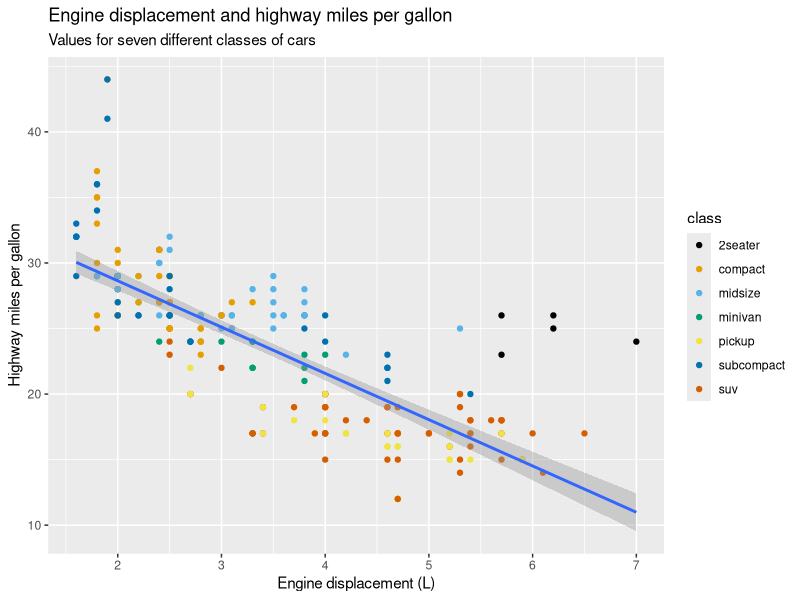
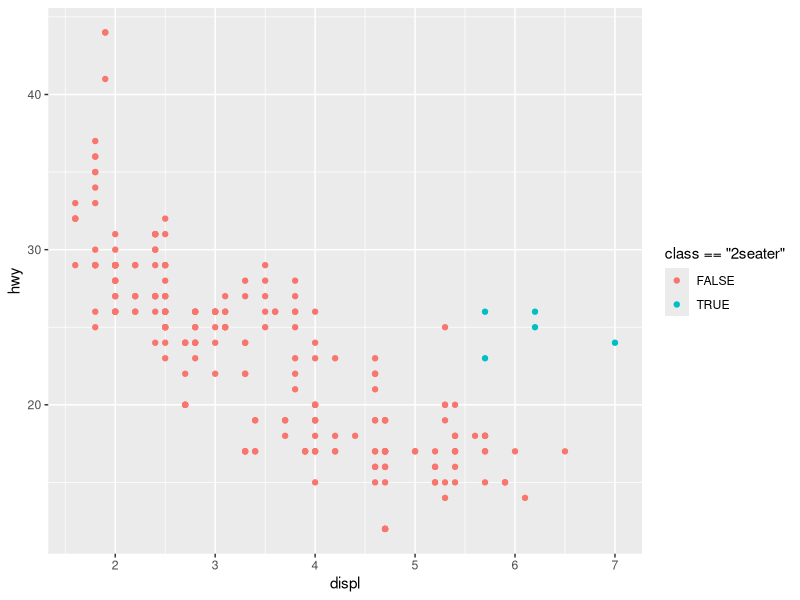
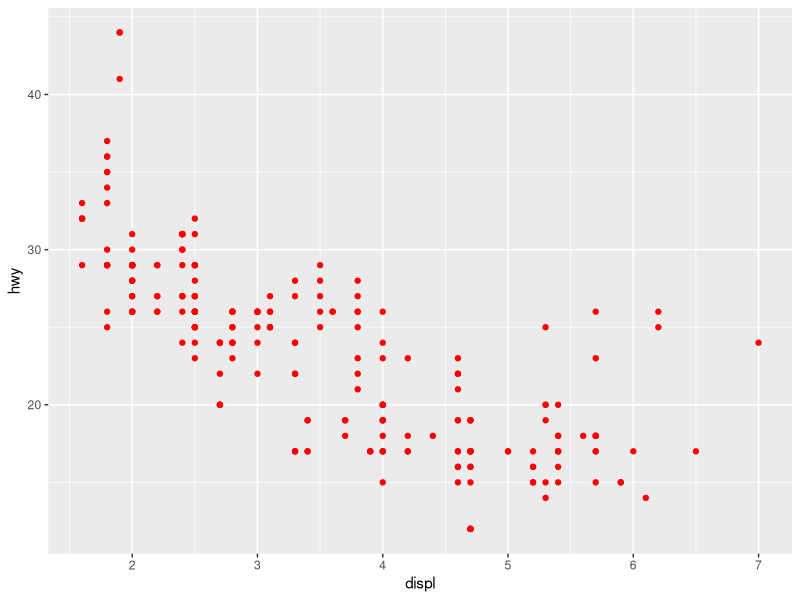
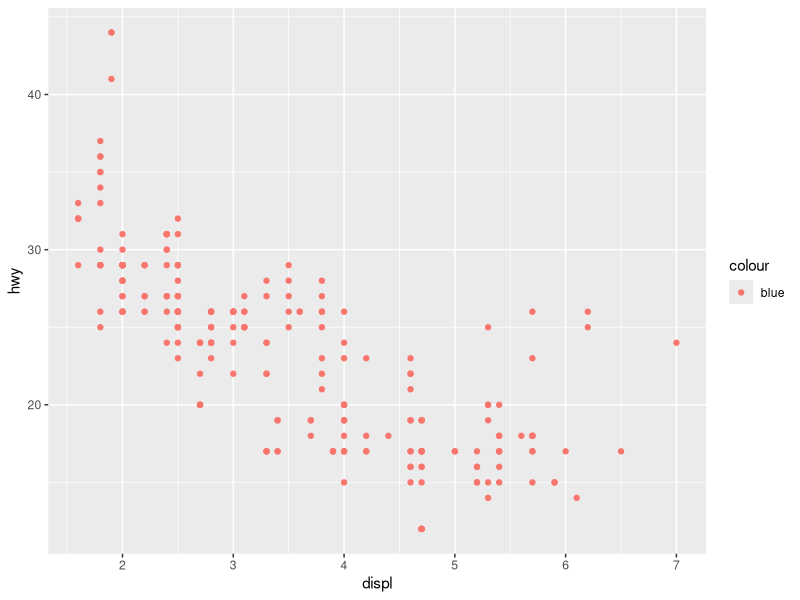
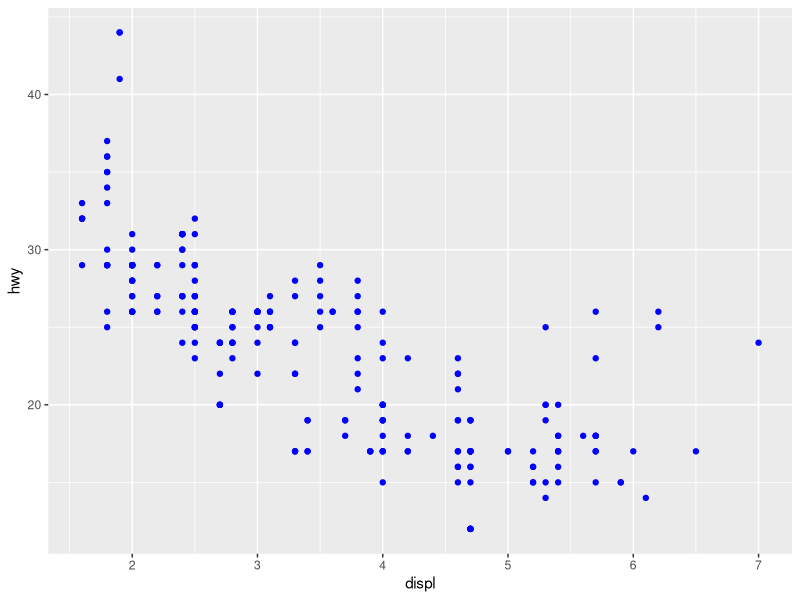
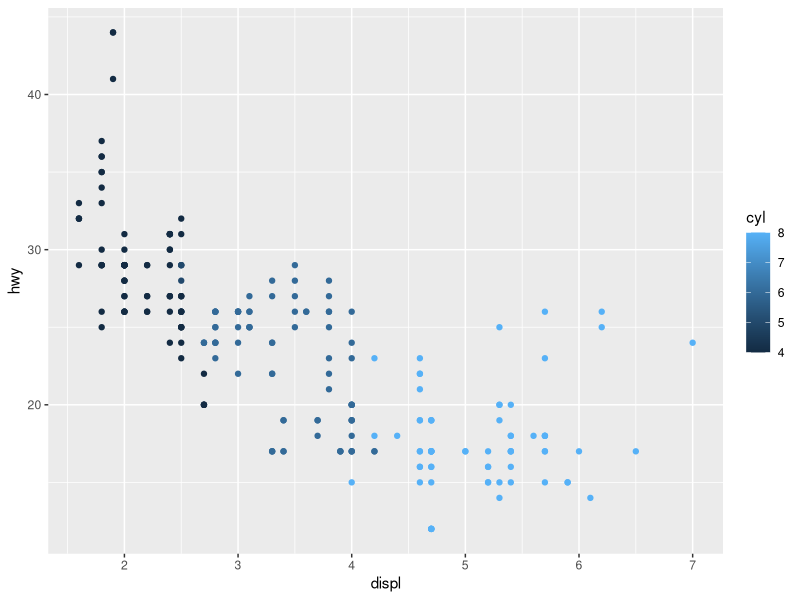
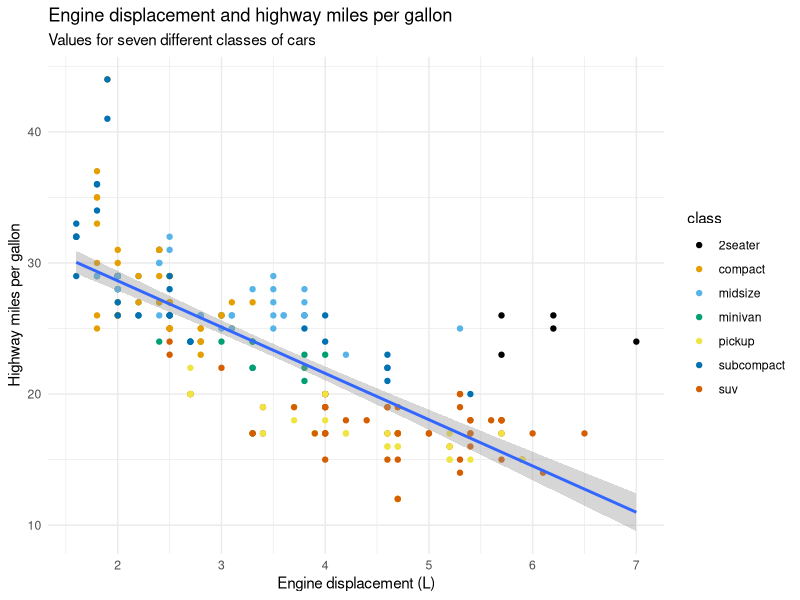
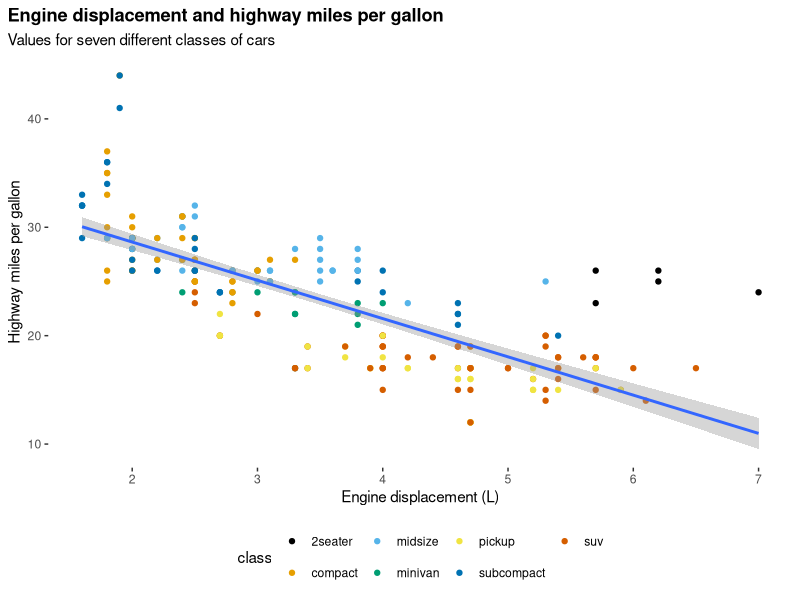

Reproduce these figures in R, in order.
## ---- chunk 1
#| echo: false

library(tidyverse)
library(ggthemes)
## ---- chunk 2
#| echo: false

ggplot(data = mpg, mapping = aes(x = displ, y = hwy)) + 
  geom_point(mapping = aes(colour = class)) + 
  geom_smooth(method = "lm") + 
  labs(
    title = "Engine displacement and highway miles per gallon",
    subtitle = "Values for seven different classes of cars",
    x = "Engine displacement (L)",
    y = "Highway miles per gallon"
  ) + 
  scale_color_colorblind()
## ---- chunk 3
#| code-line-numbers: "2"

ggplot(data = mpg) + 
  geom_point(mapping = aes(x = displ, y = hwy, color = class == "2seater"))
## ---- chunk 4
#| code-line-numbers: "2"

ggplot(data = mpg) + 
  geom_point(mapping = aes(x = displ, y = hwy), colour = "red")
## ---- chunk 5
ggplot(data = mpg) + 
  geom_point(mapping = aes(x = displ, y = hwy, color = "blue"))
## ---- chunk 6
ggplot(data = mpg) + 
  geom_point(mapping = aes(x = displ, y = hwy),
             color = "blue")
## ---- chunk 7
ggplot(mpg, aes(x = displ, y = hwy, colour = cyl)) + 
  geom_point()
## ---- chunk 8
#| echo: false

ggplot(data = mpg, mapping = aes(x = displ, y = hwy)) + 
  geom_point(mapping = aes(colour = class)) + 
  geom_smooth(method = "lm") + 
  theme_minimal() + 
  labs(
    title = "Engine displacement and highway miles per gallon",
    subtitle = "Values for seven different classes of cars",
    x = "Engine displacement (L)",
    y = "Highway miles per gallon"
  ) + 
  scale_color_colorblind()
## ---- chunk 9
#| echo: false

ggplot(data = mpg, mapping = aes(x = displ, y = hwy)) + 
  geom_point(mapping = aes(colour = class)) + 
  geom_smooth(method = "lm") + 
  theme(
    legend.position = "bottom",
    panel.grid = element_blank(),
    panel.background = element_blank(),
    plot.title.position = "plot",
    plot.title = element_text(face = "bold")
  ) + 
  labs(
    title = "Engine displacement and highway miles per gallon",
    subtitle = "Values for seven different classes of cars",
    x = "Engine displacement (L)",
    y = "Highway miles per gallon"
  ) + 
  scale_color_colorblind()
## ---- chunk 10
#| echo: false

ggplot(data = mpg, mapping = aes(x = displ, y = hwy)) + 
  geom_point(mapping = aes(colour = class)) + 
  geom_smooth(method = "lm") + 
  labs(
    title = "Engine displacement and highway miles per gallon",
    subtitle = "Values for seven different classes of cars",
    x = "Engine displacement (L)",
    y = "Highway miles per gallon"
  ) + 
  scale_color_colorblind()
## ---- chunk 11
select(mpg, manufacturer, model, drv)
## ---- chunk 12
ggplot(mpg, aes(x = drv)) + 
  geom_bar()
## ---- chunk 13
ggplot(mpg, aes(x = fct_infreq(drv))) +
  geom_bar()
## ---- chunk 14
ggplot(mpg, aes(x = hwy)) +
  geom_histogram()
## ---- chunk 15
ggplot(mpg, aes(x = hwy)) +
  geom_density()
## ---- chunk 16
ggplot(mpg, aes(x = hwy, colour = drv)) +
  geom_density()
## ---- chunk 17
ggplot(mpg, aes(x = hwy, colour = drv, fill = drv)) +
  geom_density(alpha = 0.5)
